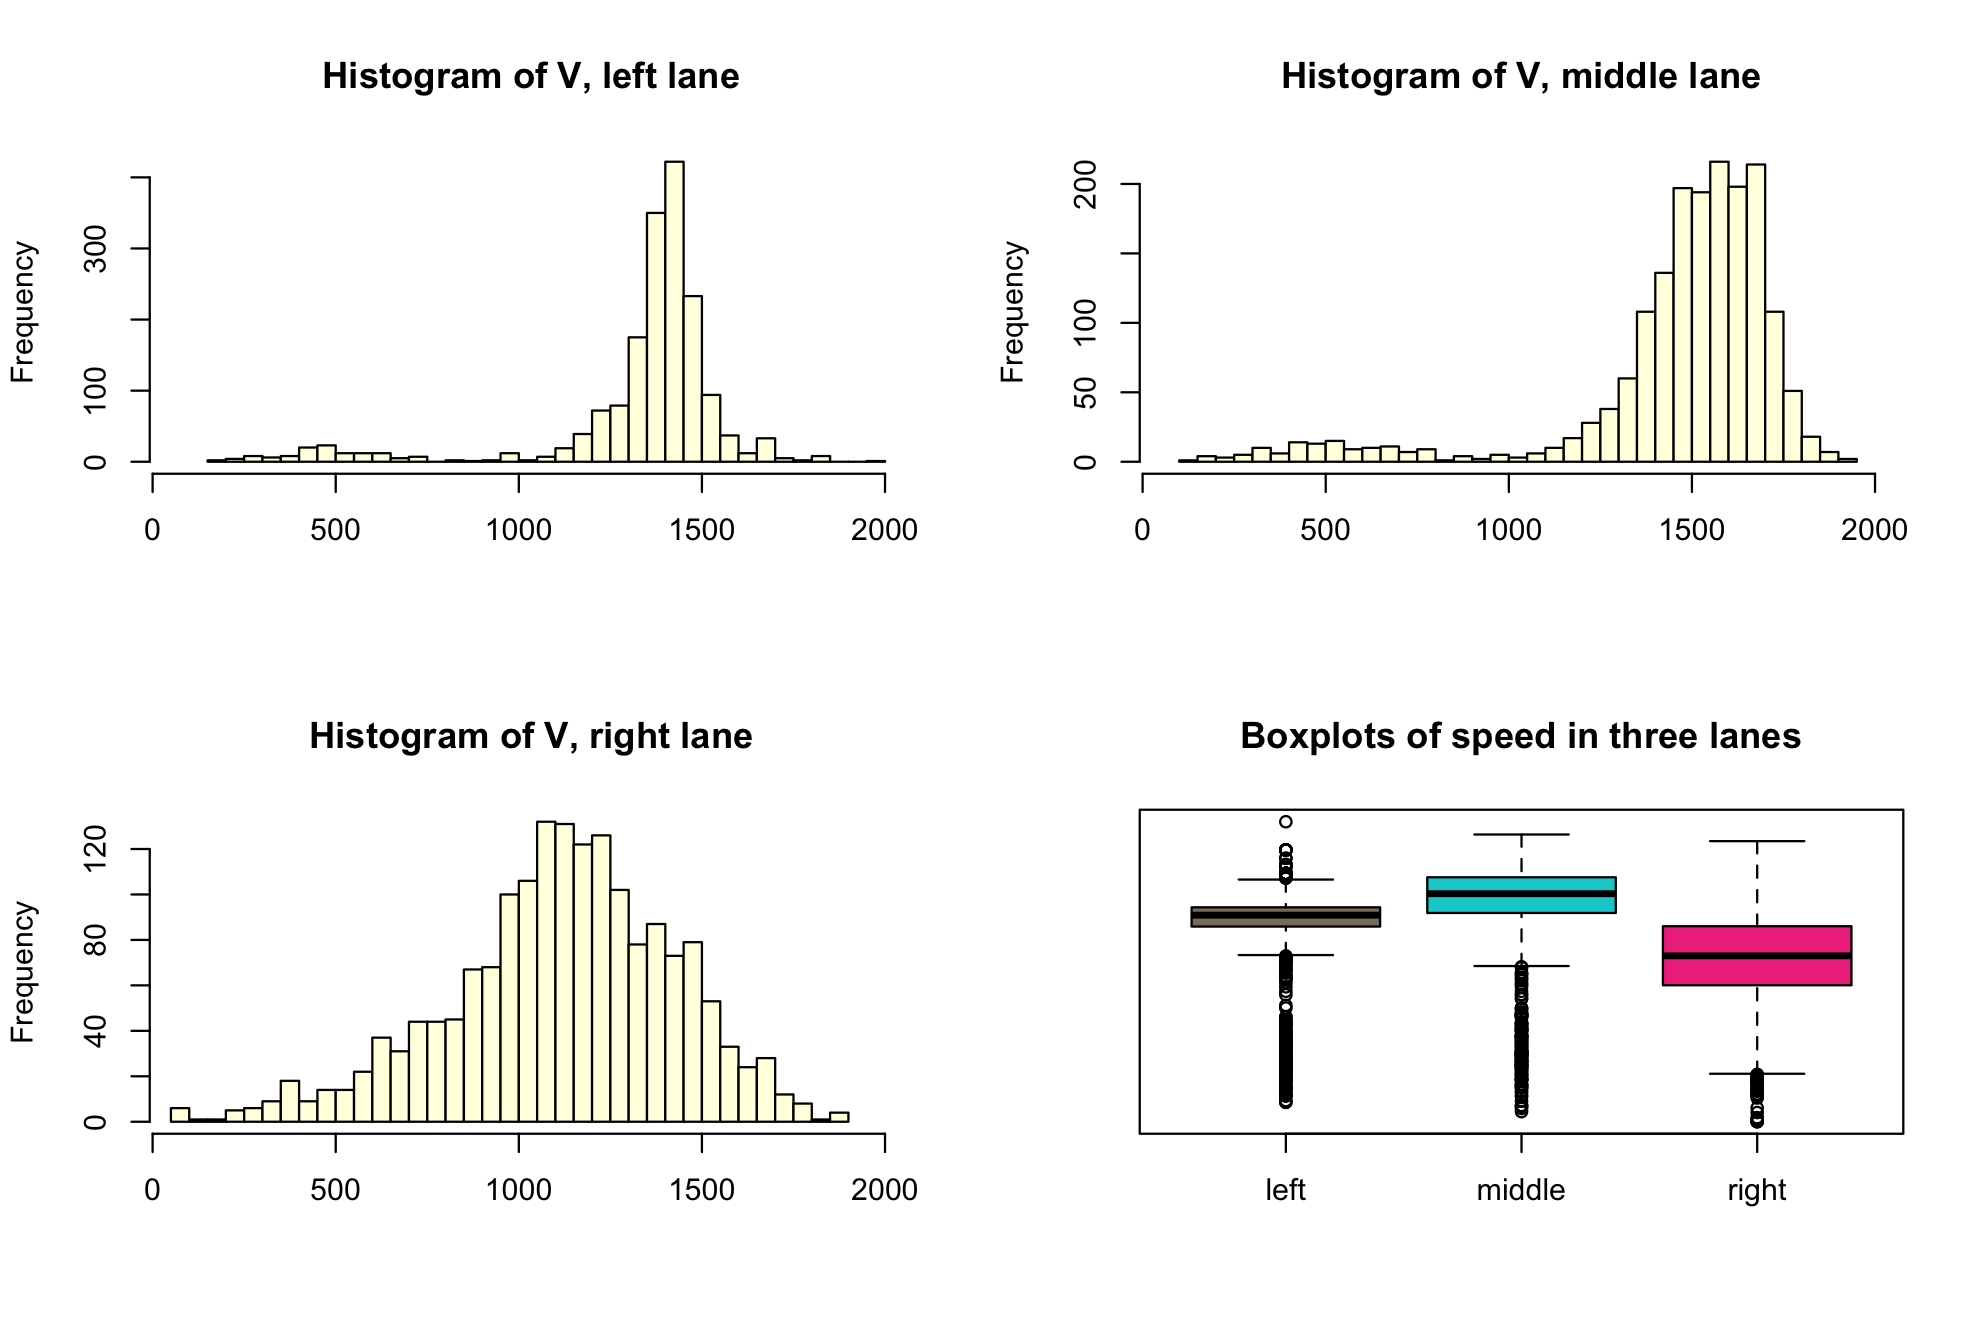

Write R code to recreate this figure.
#-------------------------------- plot 3 -------------------------------------#
    
png("speedHist.png", res = 220, width = 9*220, height = 6*220)
par(mfrow = c(2, 2))
hist(traf$Speed[traf$lane == 1], breaks = 50, xlim = spRange, xlab = "", 
     col = "lightyellow", main = "Histogram of V, left lane")
hist(traf$Speed[traf$lane == 2], breaks = 50, xlim = spRange, xlab = "", 
     col = "lightyellow", main = "Histogram of V, middle lane")
hist(traf$Speed[traf$lane == 3], breaks = 50, xlim = spRange, xlab = "", 
     col = "lightyellow", main = "Histogram of V, right lane")
boxplot(split(traf$Speed, traf$lane), col = cols[, 2], yaxt = "n", xaxt = "n",
        main = "Boxplots of speed in three lanes")
axis(1, at = 1:3, labels = c("left", "middle", "right")) 
dev.off() 
